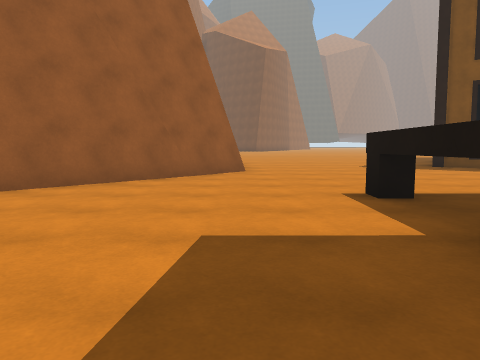
view 1 (above)

17 first-person views from a walk through a scene from a Unity 3-D project. The camera is 1.3 m above the floor, tilts 6° down and sees 70° across. The floor is counted in squares, 2 m on a side. Each view is taken from the middle of a square. On the plan, view 1 faces up. The plan holds only what a view shows up to about 10 squares ahead; the rest is blank. The place goes on beyond the plan. The player is left out. Some animated figures are not drawn.

view 2
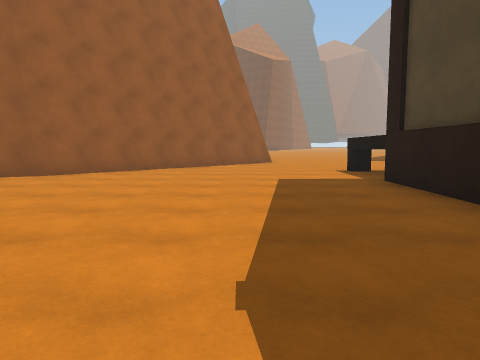

view 3
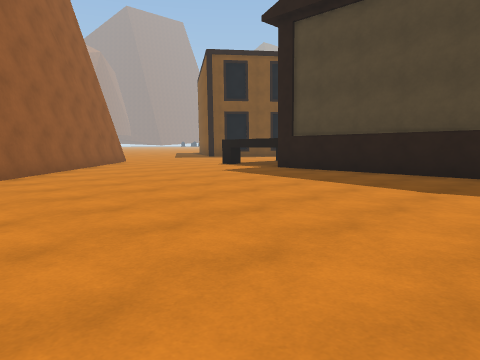

view 4
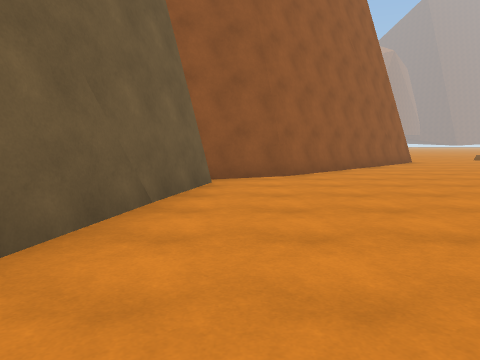

view 5
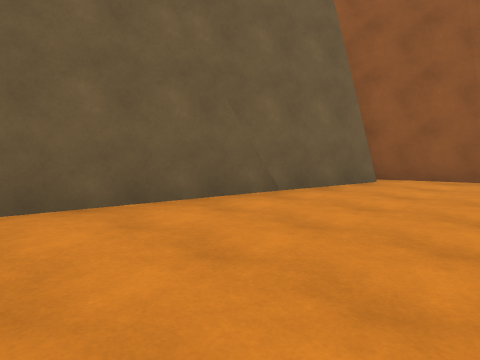

view 6
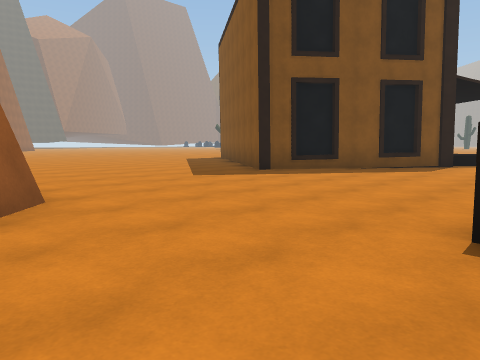

view 7
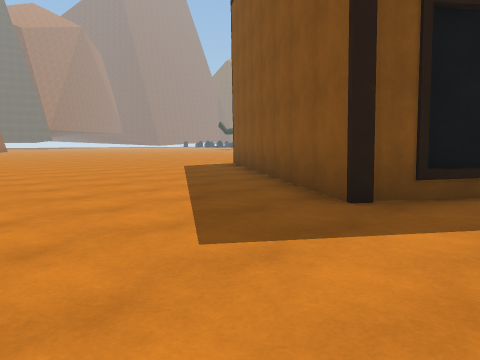

view 8
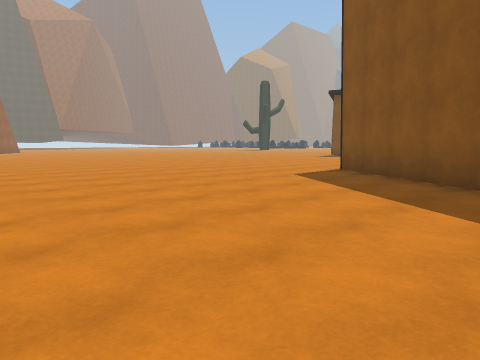

view 9
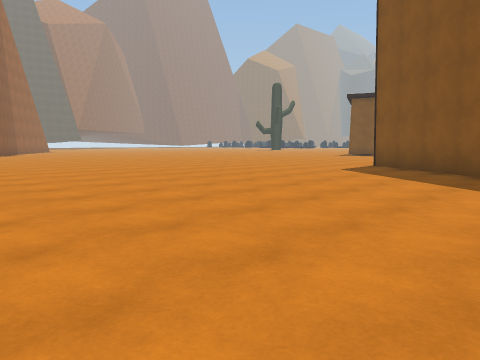

view 10
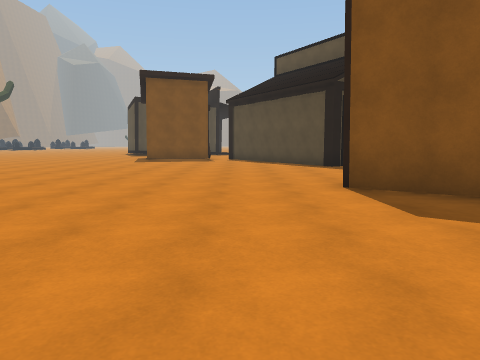

view 11
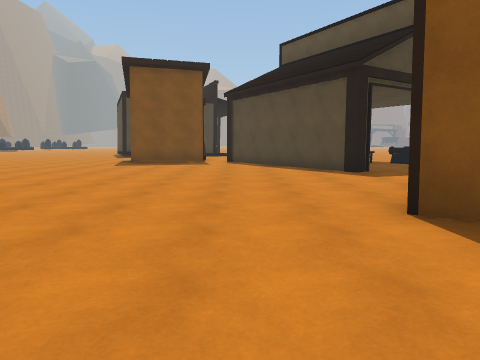

view 12
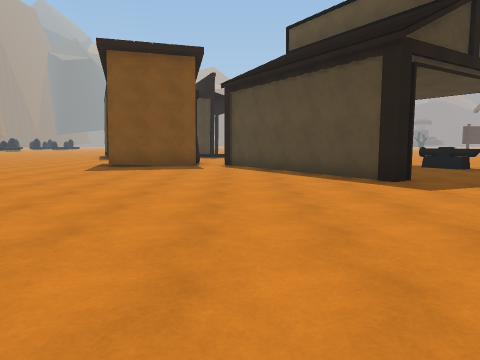

view 13
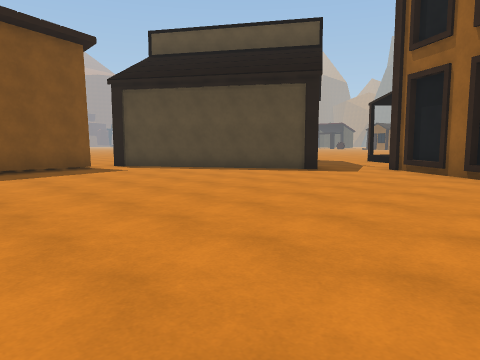

view 14
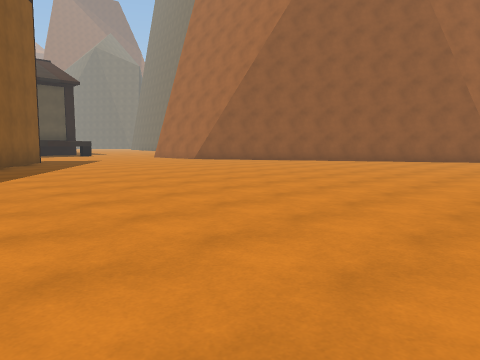

view 15
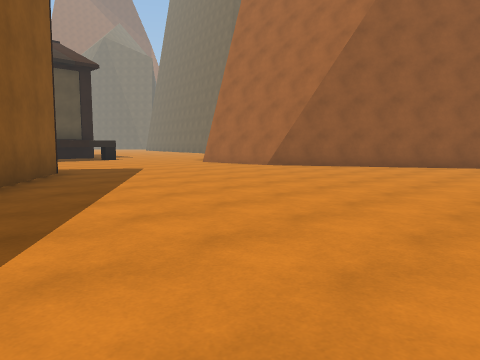

view 16
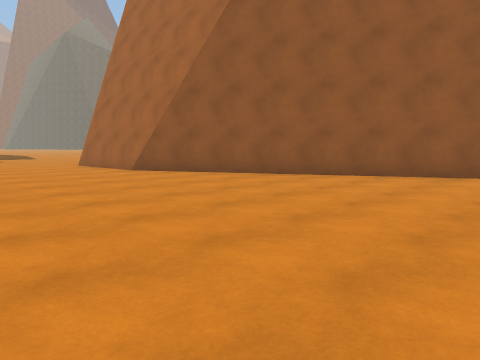

view 17
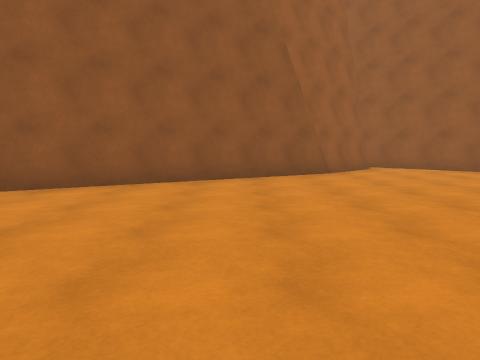

### Floor plan
Key: @ floor where view 1 was taken; # wall or solid block; x gap in a wall; . floor; O other object.
Columns run from 8 left of view 1 to 20 right of it. Each row starts with its distance up from view 1.
 23 #.....    ..................
 22 ##.....  ..................O
 21  ##........................#.
 20   ##.......................#O
 19    #.........................
 18    ##......................##
 17     #.....................##
 16     ##............#.....###
 15      ##..........####..##
 14       #..........#  ##....
 13       ##........##      ...x
 12        #.......##        .#
 11        ##......#
 10         #.....##
  9         #......O#
  8        ##.......###
  7       ##..........#
  6      ##............
  5     ##..........
  4    ##.....#
  3  ###......#
  2  #........#
  1  #........#
  0  #......@.#
 -1 ##........#
 -2 #.........#
 -3 #.........#
 -4  ..... .

Where each view was taken, in squares from view 1:
view 1: 0 up, 0 right, facing up
view 2: 4 down, 1 left, facing up
view 3: 4 down, 6 left, facing up-right
view 4: 4 down, 6 left, facing up
view 5: 4 down, 4 left, facing up-left
view 6: 4 up, 1 left, facing up-right
view 7: 8 up, 2 right, facing up-right
view 8: 12 up, 2 right, facing up-right
view 9: 12 up, 0 right, facing up-right
view 10: 18 up, 5 right, facing right
view 11: 18 up, 7 right, facing right
view 12: 18 up, 9 right, facing right
view 13: 23 up, 10 right, facing down-right
view 14: 23 up, 9 right, facing down-left
view 15: 18 up, 8 right, facing down-left
view 16: 19 up, 4 right, facing down-left
view 17: 19 up, 2 right, facing left
